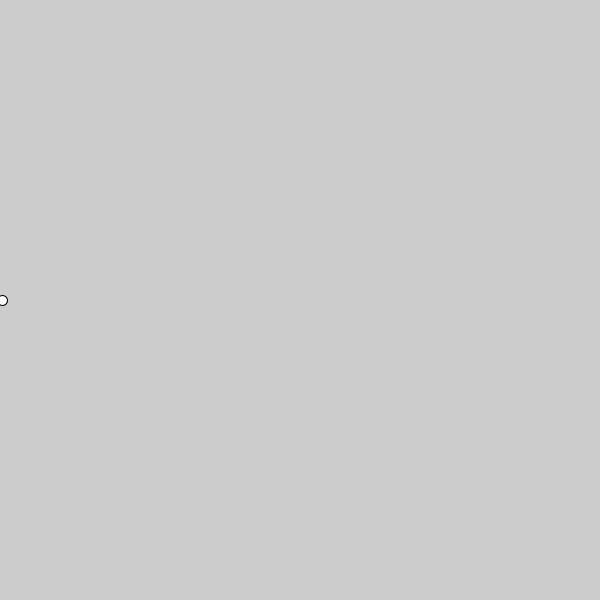
Frame 1 (no input)
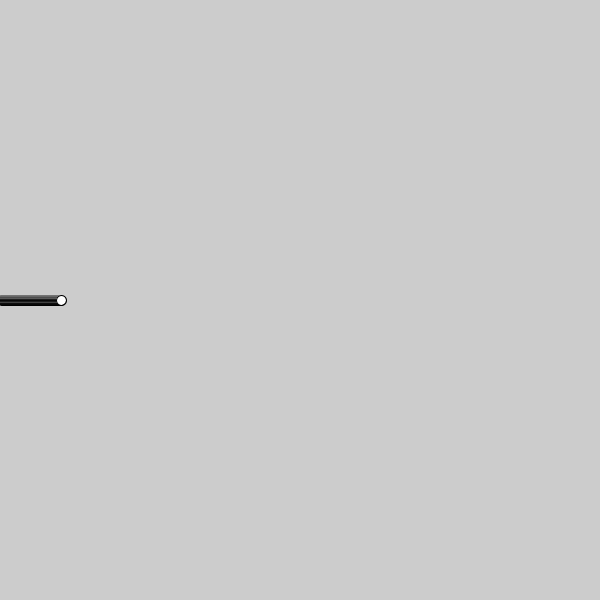
Frame 60 (the mouse pressed at the canvas centre just before this capture)
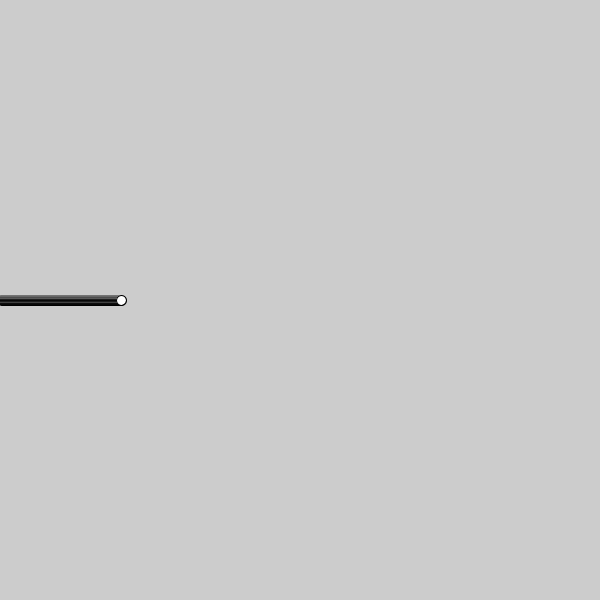
Frame 120 (the mouse held since frame 60 and released just before this capture)

The Processing sketch that drew these frames (run headless with seeded random() and noise(); from frame 60 on, the mouse is pressed at the canvas centre):

// Processing sketch: processing_184557
// ── processing_184557.pde

float px= 1;
void setup(){
  size(600,600);
}
void draw() {
  px= px+ 1; 
  ellipse(px, 300, 10, 10);
}
